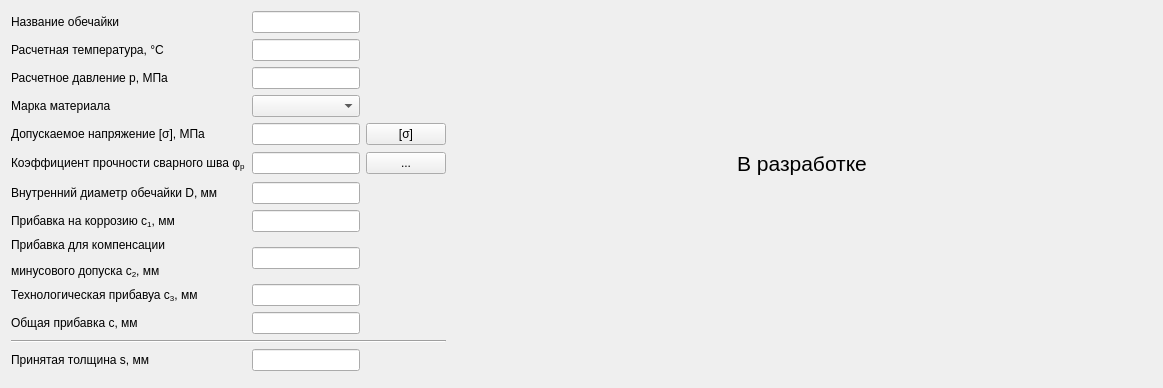
    <widget class="QWidget" name="tab_elnar">
     <attribute name="title">
      <string>Эллептическое днище (наружное)</string>
     </attribute>
     <layout class="QGridLayout" name="gridLayout" columnminimumwidth="0,0,0,700">
      <item row="5" column="0">
       <widget class="QLabel" name="label_16">
        <property name="text">
         <string>Допускаемое напряжение [σ], МПа</string>
        </property>
       </widget>
      </item>
      <item row="13" column="1">
       <widget class="QLineEdit" name="s_leen"/>
      </item>
      <item row="5" column="1">
       <widget class="QLineEdit" name="sigma_leen">
        <property name="enabled">
         <bool>true</bool>
        </property>
        <property name="readOnly">
         <bool>true</bool>
        </property>
       </widget>
      </item>
      <item row="4" column="0">
       <widget class="QLabel" name="l_steel_3">
        <property name="text">
         <string>Марка материала</string>
        </property>
       </widget>
      </item>
      <item row="3" column="1">
       <widget class="QLineEdit" name="press_leen">
        <property name="tabletTracking">
         <bool>true</bool>
        </property>
        <property name="inputMask">
         <string/>
        </property>
        <property name="text">
         <string/>
        </property>
       </widget>
      </item>
      <item row="10" column="0">
       <widget class="QLabel" name="label_8">
        <property name="text">
         <string>&lt;html&gt;&lt;head/&gt;&lt;body&gt;&lt;p&gt;Технологическая прибавуа c&lt;span style=&quot; vertical-align:sub;&quot;&gt;3&lt;/span&gt;, мм&lt;/p&gt;&lt;/body&gt;&lt;/html&gt;</string>
        </property>
       </widget>
      </item>
      <item row="9" column="0">
       <widget class="QLabel" name="label_7">
        <property name="text">
         <string>&lt;html&gt;&lt;head/&gt;&lt;body&gt;&lt;p&gt;Прибавка для компенсации&lt;/p&gt;&lt;p&gt;минусового допуска c&lt;span style=&quot; vertical-align:sub;&quot;&gt;2&lt;/span&gt;, мм&lt;/p&gt;&lt;/body&gt;&lt;/html&gt;</string>
        </property>
       </widget>
      </item>
      <item row="5" column="2">
       <widget class="QPushButton" name="pbGetSigmaen">
        <property name="text">
         <string>[σ]</string>
        </property>
       </widget>
      </item>
      <item row="1" column="1">
       <widget class="QLineEdit" name="name_leen">
        <property name="tabletTracking">
         <bool>true</bool>
        </property>
       </widget>
      </item>
      <item row="6" column="2">
       <widget class="QPushButton" name="pushButton_2en">
        <property name="minimumSize">
         <size>
          <width>75</width>
          <height>0</height>
         </size>
        </property>
        <property name="text">
         <string>...</string>
        </property>
       </widget>
      </item>
      <item row="6" column="0">
       <widget class="QLabel" name="label_4">
        <property name="text">
         <string>&lt;html&gt;&lt;head/&gt;&lt;body&gt;&lt;p&gt;Коэффициент прочности сварного шва φ&lt;span style=&quot; vertical-align:sub;&quot;&gt;p&lt;/span&gt;&lt;/p&gt;&lt;/body&gt;&lt;/html&gt;</string>
        </property>
       </widget>
      </item>
      <item row="13" column="0">
       <widget class="QLabel" name="label_11">
        <property name="text">
         <string>Принятая толщина s, мм</string>
        </property>
       </widget>
      </item>
      <item row="6" column="1">
       <widget class="QLineEdit" name="fi_leen">
        <property name="tabletTracking">
         <bool>true</bool>
        </property>
        <property name="inputMask">
         <string/>
        </property>
       </widget>
      </item>
      <item row="8" column="1">
       <widget class="QLineEdit" name="c1_leen">
        <property name="tabletTracking">
         <bool>true</bool>
        </property>
        <property name="inputMask">
         <string/>
        </property>
       </widget>
      </item>
      <item row="12" column="0" colspan="3">
       <widget class="Line" name="line">
        <property name="orientation">
         <enum>Qt::Horizontal</enum>
        </property>
       </widget>
      </item>
      <item row="11" column="1">
       <widget class="QLineEdit" name="c_leen">
        <property name="tabletTracking">
         <bool>true</bool>
        </property>
       </widget>
      </item>
      <item row="2" column="1">
       <widget class="QLineEdit" name="temp_leen">
        <property name="tabletTracking">
         <bool>true</bool>
        </property>
        <property name="inputMask">
         <string/>
        </property>
        <property name="text">
         <string/>
        </property>
       </widget>
      </item>
      <item row="4" column="1">
       <widget class="QComboBox" name="steel_cb"/>
      </item>
      <item row="8" column="0">
       <widget class="QLabel" name="label_6">
        <property name="text">
         <string>&lt;html&gt;&lt;head/&gt;&lt;body&gt;&lt;p&gt;Прибавка на коррозию c&lt;span style=&quot; vertical-align:sub;&quot;&gt;1&lt;/span&gt;, мм&lt;/p&gt;&lt;/body&gt;&lt;/html&gt;</string>
        </property>
       </widget>
      </item>
      <item row="1" column="0">
       <widget class="QLabel" name="l_name_3">
        <property name="text">
         <string>Название обечайки</string>
        </property>
       </widget>
      </item>
      <item row="2" column="0">
       <widget class="QLabel" name="label_2">
        <property name="text">
         <string>&lt;html&gt;&lt;head/&gt;&lt;body&gt;&lt;p&gt;Расчетная температура, °С&lt;/p&gt;&lt;/body&gt;&lt;/html&gt;</string>
        </property>
       </widget>
      </item>
      <item row="7" column="1">
       <widget class="QLineEdit" name="dia_leen">
        <property name="tabletTracking">
         <bool>true</bool>
        </property>
        <property name="inputMask">
         <string/>
        </property>
       </widget>
      </item>
      <item row="10" column="1">
       <widget class="QLineEdit" name="c3_leen">
        <property name="tabletTracking">
         <bool>true</bool>
        </property>
       </widget>
      </item>
      <item row="9" column="1">
       <widget class="QLineEdit" name="c2_leen">
        <property name="tabletTracking">
         <bool>true</bool>
        </property>
       </widget>
      </item>
      <item row="11" column="0">
       <widget class="QLabel" name="label_9">
        <property name="text">
         <string>Общая прибавка с, мм</string>
        </property>
       </widget>
      </item>
      <item row="3" column="0">
       <widget class="QLabel" name="label_3">
        <property name="text">
         <string>Расчетное давление p, МПа</string>
        </property>
       </widget>
      </item>
      <item row="7" column="0">
       <widget class="QLabel" name="label_5">
        <property name="text">
         <string>Внутренний диаметр обечайки D, мм</string>
        </property>
       </widget>
      </item>
      <item row="14" column="0" colspan="3">
       <widget class="QFrame" name="frame">
        <property name="frameShape">
         <enum>QFrame::StyledPanel</enum>
        </property>
        <property name="frameShadow">
         <enum>QFrame::Raised</enum>
        </property>
        <widget class="QWidget" name="layoutWidget">
         <property name="geometry">
          <rect>
           <x>30</x>
           <y>40</y>
           <width>223</width>
           <height>36</height>
          </rect>
         </property>
         <layout class="QHBoxLayout" name="horizontalLayout">
          <item>
           <widget class="QPushButton" name="pbPreden">
            <property name="text">
             <string>Предварительный 
 расчет</string>
            </property>
           </widget>
          </item>
          <item>
           <widget class="QPushButton" name="pbCalcen">
            <property name="text">
             <string>Расчет</string>
            </property>
           </widget>
          </item>
         </layout>
        </widget>
       </widget>
      </item>
      <item row="6" column="3">
       <widget class="QLabel" name="label_10">
        <property name="text">
         <string>&lt;html&gt;&lt;head/&gt;&lt;body&gt;&lt;p align=&quot;center&quot;&gt;&lt;span style=&quot; font-size:16pt;&quot;&gt;В разработке&lt;/span&gt;&lt;/p&gt;&lt;/body&gt;&lt;/html&gt;</string>
        </property>
       </widget>
      </item>
     </layout>
    </widget>
